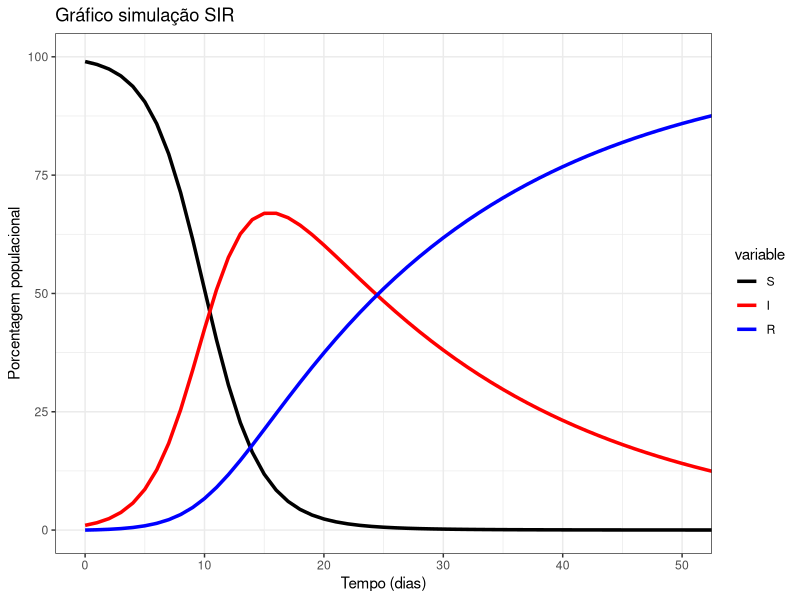

The R source for this figure:
#Pacotes utilizados:
library(deSolve)
library(ggplot2)
library(reshape2)

# Simula a dinâmica do modelo SIR

SIR <- function(tempo, estado, param){

  with(as.list(c(estado, param)), {

  dS <- -beta * S * I
  dI <- (beta * S * I) - (gamma * I)
  dR <- gamma * I

  return(list(c(dS, dI, dR))) })
}

# Vetores de condições iniciais e parâmetros

condiçoes_iniciais <- c(
  S=0.99, #Suscetíveis iniciais
  I=0.01,   #Infectados iniciais
  R=0      #Recuperados iniciais
)

# valores originais

param <- c(
  beta=0.3,   #taxa de transmissão (por contato)
  gamma=0.1   #taxa de recuperação (1/duração méda da doença)
)

#modificacao dia 18/03
param <- c(
  beta=0.5,   #taxa de transmissão (por contato)
  gamma=0.05   #taxa de recuperação (1/duração méda da doença)
)

param["beta"]/param["gamma"]

# Tempo em dias

tempo <- seq(0, 200, by=1)

# Resolução do modelo usando ode

output <- ode(condiçoes_iniciais, tempo, SIR, param)

summary(output)

# Plotando os resultados

out_df <- as.data.frame(output)

out.m = melt(out_df, id.vars='time')

plot <- ggplot(out.m, aes(x=time, y=100*value, color= variable)) +

geom_line(linewidth= 1.2) +

labs(x="Tempo (dias)", y="Porcentagem populacional" ) +

ggtitle("Gráfico simulação SIR") +

scale_color_manual(values = c("S"= "black", "I"="red", "R"="blue")) +
  coord_cartesian(xlim=c(0,50)) +
  theme_bw()

print(plot)
